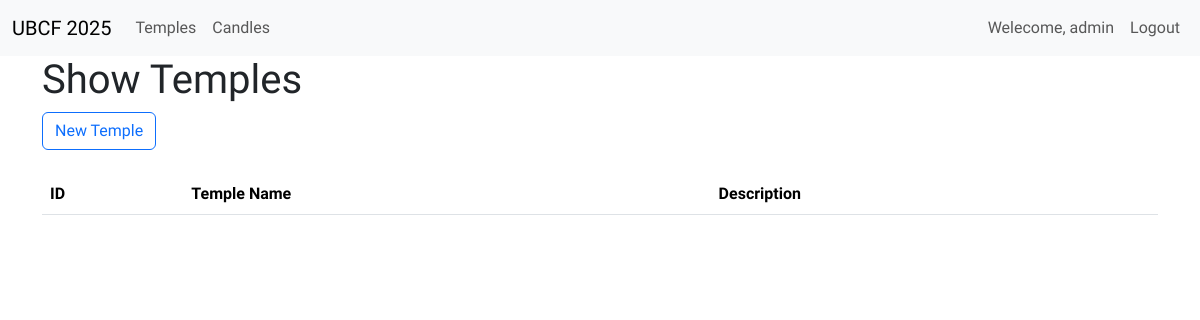
Before: /temples (signed in) with the older database file.
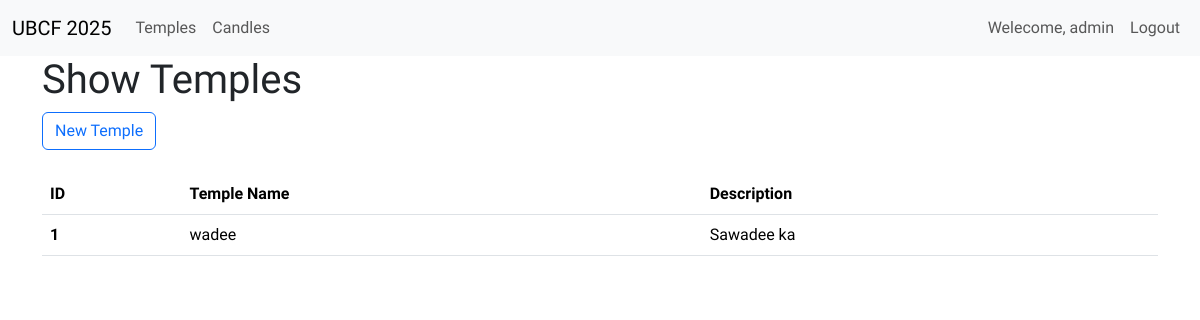
After: the same page with the newer database file.
### ubcf/models.py (models this page shows, shortened)
class Temple(db.Model):
  id: Mapped[int] = mapped_column(Integer, primary_key=True)
  name: Mapped[str] = mapped_column(String(100), nullable=False)
  description: Mapped[str] = mapped_column(Text, name=False)
  candles: Mapped[List['Candle']] = relationship(back_populates='temple')

### ubcf/routes.py (the view)
@app.route('/temples', methods=['GET', 'POST'])
@login_required
def temples():
  temples = db.session.scalars(db.select(Temple)).all()
  return render_template('temples/temples.html', title='Show Temples', temples=temples)

### ubcf/models.py (called while the page is built)
@login_manager.user_loader
def load_user(user_id):
  return db.session.get(User, int(user_id))

### ubcf/templates/temples/temples.html (shortened to what this page needs)
{% extends 'layout.html' %}
{% block content %}
  <div class="container">
    <h1>{{title}}</h1>
    <a href="{{url_for('new_temple')}}" class="btn btn-outline-primary">New Temple</a>
    <br>
    <br>
    <table class="table">
      <thead>
        <tr>
          <th scope="col">ID</th>
          <th scope="col">Temple Name</th>
          <th scope="col">Description</th>
        </tr>
      </thead>
      <tbody>
        {% for temple in temples %}
          <tr>
            <th scope="row">{{loop.index}}</th>
            <td>{{temple.name}}</td>
            <td>{{temple.description}}</td>
          </tr>
        {% endfor %}
      </tbody>
    </table>
  </div>
{% endblock %}

Changed rows visible on the page:
added Temple: name "wadee", description "Sawadee ka"
